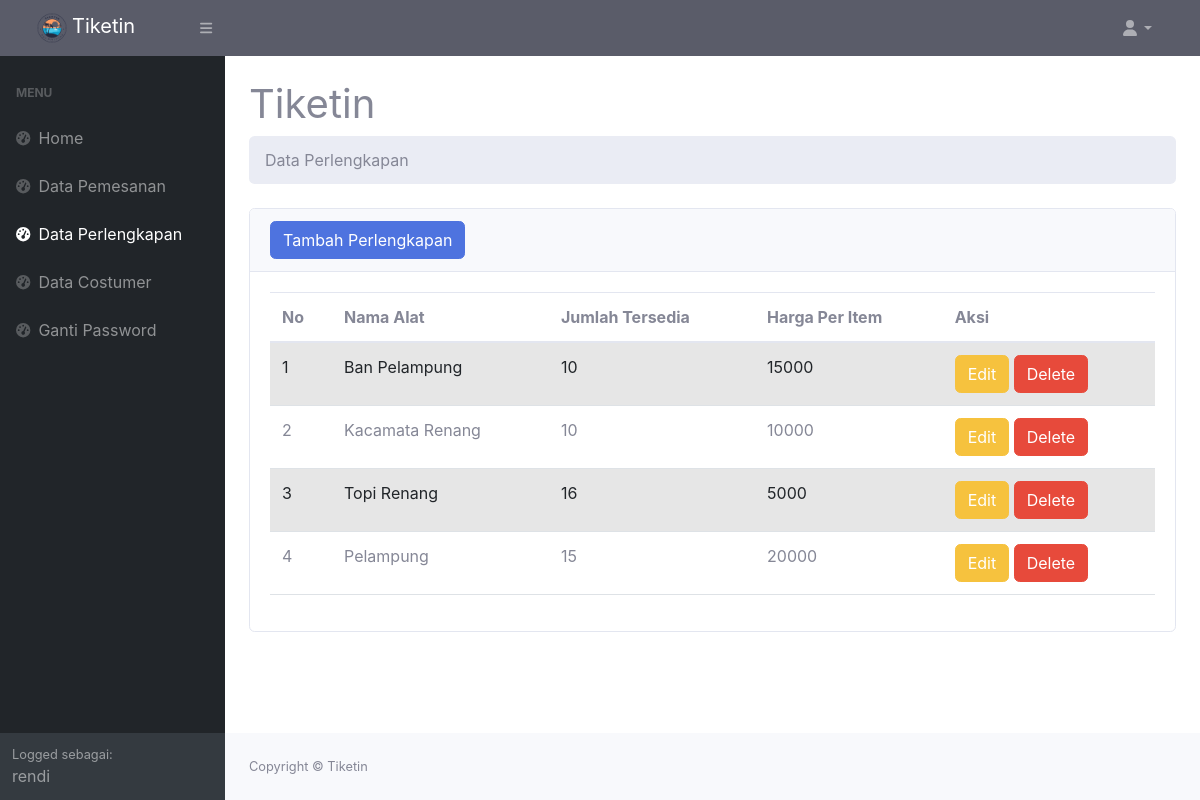
The page /component/dashboard/data_perlengkapan.php (signed in) on the database its author committed.
### tables this page shows
CREATE TABLE `perlengkapan` (
  `id_perlengkapan` int(11) NOT NULL,
  `nama_alat` varchar(255) NOT NULL,
  `jumlah_tersedia` int(11) NOT NULL,
  `harga` int(12) NOT NULL
);

### component/dashboard/data_perlengkapan.php (the view, shortened to what this page needs)
<?php
require '../database/koneksi.php';
require 'header/header.php';
require 'navbar/navbar_menu.php';
?>
                        <li class="breadcrumb-item active">Data Perlengkapan</li>
                    </ol>
                    <div class="card mb-4">
                        <div class="card-header">
                            <?php
                            if ($_SESSION['admin'] == True) {
                                echo '<button type="button" class="btn btn-primary" data-bs-toggle="modal" data-bs-target="#myModal">
                                Tambah Perlengkapan</button>';
                            }
                            else{
                            }
                            ?>
                        </div>
                        <div class="card-body">
                            <?php
                            if ($_SESSION['admin'] == True) {
                                ?>
                                <table class="table table-striped">
                                <thead>
                                    <tr>
                                        <th>No</th>
                                        <th>Nama Alat</th>
                                        <th>Jumlah Tersedia</th>
                                        <th>Harga Per Item</th>
                                        <th>Aksi</th>
                                    </tr>
                                </thead>
                                <tbody>
                                    <?php
                                    $ambildatadokter = mysqli_query($koneksi, "SELECT * FROM perlengkapan");
                                    $i = 1;
                                    while ($data = mysqli_fetch_array($ambildatadokter)) {
                                        $idp = $data['id_perlengkapan'];
                                        $nama_alat = $data['nama_alat'];
                                        $jumlah_tersedia = $data['jumlah_tersedia'];
                                        $harga = $data['harga'];
                                    ?>
                                        <tr>
                                            <td><?= $i++; ?></td>
                                            <td><?= $nama_alat; ?></td>
                                            <td><?= $jumlah_tersedia; ?></td>
                                            <td><?= $harga; ?></td>
                                            <td>
                                                <button type="button" class="btn btn-warning" data-bs-toggle="modal" data-bs-target="#edit<?= $idp; ?>">Edit</button>
                                                <button type="button" class="btn btn-danger" data-bs-toggle="modal" data-bs-target="#delete<?= $idp; ?>">Delete</button>
                                            </td>
                                        </tr>
                                    <?php
                                    }
                                    ?>
                                </tbody>
                            </table>
                            <?php
                            } ?>
                        </div>
                    </div>
                </div>
            </main>
<?php
require 'footer/footer.php';
?>
</html>

### component/dashboard/header/header.php (shortened to what this page needs)
<!DOCTYPE html>
<html lang="en">
<head>
    <link href="https://cdn.jsdelivr.net/npm/simple-datatables@latest/dist/style.css" rel="stylesheet" />
    <link href="../../css/styles.css" rel="stylesheet" />
    <link href="../../css/sb-admin-2.min.css" rel="stylesheet">
</head>
<body class="sb-nav-fixed">
    <nav class="sb-topnav navbar navbar-expand navbar-dark bg-dark">
        <a class="navbar-brand ps-3" href="index.php"><img src="../../images/logo.png" width="40" height="40">Tiketin</a>
        <button class="btn btn-link btn-sm order-1 order-lg-0 me-4 me-lg-0" id="sidebarToggle" href="#!"><i class="fas fa-bars"></i></button>
        <ul class="navbar-nav ms-auto ms-md-0 me-3 me-lg-4">
            <li class="nav-item dropdown">
                <a class="nav-link dropdown-toggle" id="navbarDropdown" href="#" role="button" data-bs-toggle="dropdown" aria-expanded="false"><i class="fas fa-user fa-fw"></i></a>
            </li>
        </ul>
    </nav>

### component/dashboard/navbar/navbar_menu.php (shortened to what this page needs)
<div id="layoutSidenav">
        <div id="layoutSidenav_nav">
            <nav class="sb-sidenav accordion sb-sidenav-dark" id="sidenavAccordion">
                <div class="sb-sidenav-menu">
                    <div class="nav">
                    <?php if ($_SESSION['page'] == "pemesanan") {
                            ?>
                        <div class="sb-sidenav-menu-heading">Menu</div>
                            <a class="nav-link" href="index.php">
                            <div class="sb-nav-link-icon"><i class="fas fa-tachometer-alt"></i></div>
                            Home
                        </a>
                        <a class="nav-link active" href="data_pemesanan.php">
                            <div class="sb-nav-link-icon"><i class="fas fa-tachometer-alt"></i></div>
                            Data Pemesanan
                        </a>
                        <a class="nav-link" href="data_perlengkapan.php">
                            <div class="sb-nav-link-icon"><i class="fas fa-tachometer-alt"></i></div>
                            Data Perlengkapan
                        </a>
                        <a class="nav-link" href="data_costumer.php">
                            <div class="sb-nav-link-icon"><i class="fas fa-tachometer-alt"></i></div>
                            Data Costumer
                        </a>
                        <a class="nav-link" href="ganti_password.php">
                            <div class="sb-nav-link-icon"><i class="fas fa-tachometer-alt"></i></div>
                            Ganti Password
                        </a>
                            <?php
                        }elseif($_SESSION['page'] == "perlengkapan"){
                        ?>
                            <div class="sb-sidenav-menu-heading">Menu</div>
                            <a class="nav-link" href="index.php">
                            <div class="sb-nav-link-icon"><i class="fas fa-tachometer-alt"></i></div>
                            Home
                        </a>
                        <a class="nav-link" href="data_pemesanan.php">
                            <div class="sb-nav-link-icon"><i class="fas fa-tachometer-alt"></i></div>
                            Data Pemesanan
                        </a>
                        <a class="nav-link active" href="data_perlengkapan.php">
                            <div class="sb-nav-link-icon"><i class="fas fa-tachometer-alt"></i></div>
                            Data Perlengkapan
                        </a>
                        <a class="nav-link" href="data_costumer.php">
                            <div class="sb-nav-link-icon"><i class="fas fa-tachometer-alt"></i></div>
                            Data Costumer
                        </a>
                        <a class="nav-link" href="ganti_password.php">
                            <div class="sb-nav-link-icon"><i class="fas fa-tachometer-alt"></i></div>
                            Ganti Password
                        </a>
                        <?php }?>
                    </div>
                </div>
                <div class="sb-sidenav-footer">
                    <div class="small">Logged sebagai:</div>
                    <?php
                    if ($_SESSION['admin'] == True) {
                        echo $_SESSION['name'];
                    }
                    else{
                    }
                    ?>
                </div>
            </nav>
        </div>
        <div id="layoutSidenav_content">
            <main>
                <div class="container-fluid px-4">
                    <h1 class="mt-4">Tiketin</h1>
                    <ol class="breadcrumb mb-4">

### component/dashboard/footer/footer.php (shortened to what this page needs)
<footer class="py-4 bg-light mt-auto">
                <div class="container-fluid px-4">
                    <div class="d-flex align-items-center justify-content-between small">
                        <div class="text-muted">Copyright &copy; Tiketin</div>
                    </div>
                </div>
            </footer>
        </div>
    </div>
</body>
</html>

### rows shown on the page
perlengkapan: nama_alat "Ban Pelampung", jumlah_tersedia "10", harga "15000"
perlengkapan: nama_alat "Kacamata Renang", jumlah_tersedia "10", harga "10000"
perlengkapan: nama_alat "Topi Renang", jumlah_tersedia "16", harga "5000"
perlengkapan: nama_alat "Pelampung", jumlah_tersedia "15", harga "20000"

### other values the page prints
$_SESSION['name'] "rendi"
